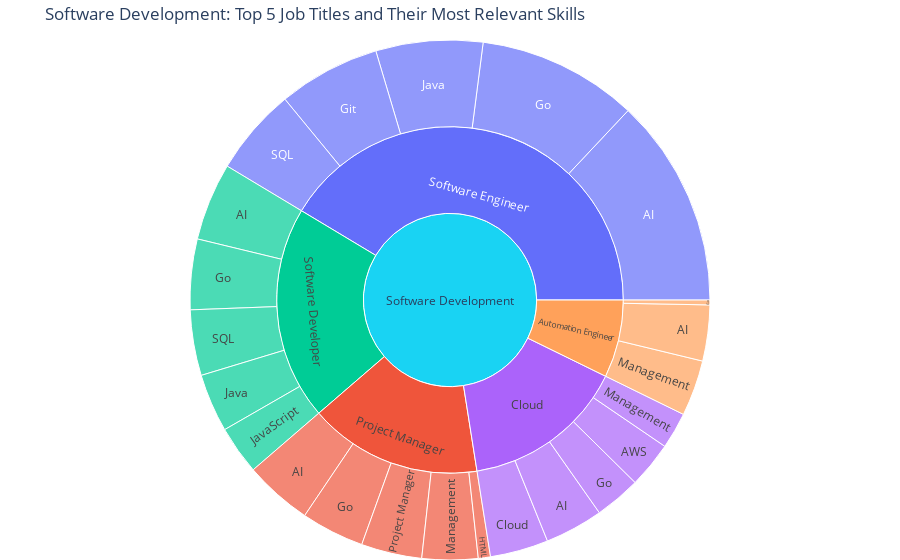

Notebook code cell kept with this figure:
### Code cell
domain = "Software Development"

top_5_jobs = all_jobs_df[all_jobs_df['domain']==domain].head(5)['Keyword'].tolist()


sunburst_data = []

for job in top_5_jobs:
    job_rows = merged_df[merged_df['job_title'].str.contains(re.escape(job), case=False, na=False)]

    # Count only within this job's descriptions
    skill_counts = {
        skill: job_rows['job_description'].str.contains(re.escape(skill), case=False, na=False).sum()
        for skill in skills_by_domain[domain]
    }

    # top 5 most relevant skills for this job
    top_skills_for_job = sorted(skill_counts.items(), key=lambda x: x[1], reverse=True)[:5]

    for skill, count in top_skills_for_job:
        if count > 0:
            sunburst_data.append({
                'Domain': domain,
                'Job Title': job,
                'Skill': skill,
                'Count': count
            })

# Convert to DataFrame
sunburst_df = pd.DataFrame(sunburst_data)

# Create sunburst: Domain to  Job Title to Skill
fig = px.sunburst(
    sunburst_df,
    path=['Domain', 'Job Title', 'Skill'],
    values='Count',
    color='Job Title',
    title=f'{domain}: Top 5 Job Titles and Their Most Relevant Skills'
)

fig.update_layout(margin=dict(t=40, l=0, r=0, b=0))
fig.show()

### Figure 1 — Plotly figure (JSON) as saved in the notebook; plotly's stock layout.template omitted (floating-point values rounded to 4 significant figures)
{"data": [{"branchvalues": "total", "customdata": [["Software Engineer"], ["Project Manager"], ["Software Developer"], ["Project Manager"], ["Cloud"], ["Automation Engineer"], ["Software Developer"], ["Software Engineer"], ["Software Developer"], ["Project Manager"], ["Software Engineer"], ["Software Developer"], ["Project Manager"], ["Cloud"], ["Automation Engineer"], ["Software Engineer"], ["Cloud"], ["Cloud"], ["Software Engineer"], ["Software Developer"], ["Project Manager"], ["Cloud"], ["Automation Engineer"], ["Automation Engineer"], ["Cloud"], ["Project Manager"], ["Software Developer"], ["Software Engineer"], ["(?)"]], "domain": {"x": [0, 1], "y": [0, 1]}, "hovertemplate": "labels=%{label}<br>Count=%{value}<br>parent=%{parent}<br>id=%{id}<br>Job Title=%{customdata[0]}<extra></extra>", "ids": ["Software Development/Software Engineer/SQL", "Software Development/Project Manager/Project Manager", "Software Development/Software Developer/SQL", "Software Development/Project Manager/Management", "Software Development/Cloud/Management", "Software Development/Automation Engineer/Management", "Software Development/Software Developer/JavaScript", "Software Development/Software Engineer/Java", "Software Development/Software Developer/Java", "Software Development/Project Manager/HTML", "Software Development/Software Engineer/Go", "Software Development/Software Developer/Go", "Software Development/Project Manager/Go", "Software Development/Cloud/Go", "Software Development/Automation Engineer/Go", "Software Development/Software Engineer/Git", "Software Development/Cloud/Cloud", "Software Development/Cloud/AWS", "Software Development/Software Engineer/AI", "Software Development/Software Developer/AI", "Software Development/Project Manager/AI", "Software Development/Cloud/AI", "Software Development/Automation Engineer/AI", "Software Development/Automation Engineer", "Software Development/Cloud", "Software Development/Project Manager", "Software Development/Software Developer", "Software Development/Software Engineer", "Software Development"], "labels": ["SQL", "Project Manager", "SQL", "Management", "Management", "Management", "JavaScript", "Java", "Java", "HTML", "Go", "Go", "Go", "Go", "Go", "Git", "Cloud", "AWS", "AI", "AI", "AI", "AI", "AI", "Automation Engineer", "Cloud", "Project Manager", "Software Developer", "Software Engineer", "Software Development"], "marker": {"colors": ["#636efa", "#EF553B", "#00cc96", "#EF553B", "#ab63fa", "#FFA15A", "#00cc96", "#636efa", "#00cc96", "#EF553B", "#636efa", "#00cc96", "#EF553B", "#ab63fa", "#FFA15A", "#636efa", "#ab63fa", "#ab63fa", "#636efa", "#00cc96", "#EF553B", "#ab63fa", "#FFA15A", "#FFA15A", "#ab63fa", "#EF553B", "#00cc96", "#636efa", "#19d3f3"]}, "name": "", "parents": ["Software Development/Software Engineer", "Software Development/Project Manager", "Software Development/Software Developer", "Software Development/Project Manager", "Software Development/Cloud", "Software Development/Automation Engineer", "Software Development/Software Developer", "Software Development/Software Engineer", "Software Development/Software Developer", "Software Development/Project Manager", "Software Development/Software Engineer", "Software Development/Software Developer", "Software Development/Project Manager", "Software Development/Cloud", "Software Development/Automation Engineer", "Software Development/Software Engineer", "Software Development/Cloud", "Software Development/Cloud", "Software Development/Software Engineer", "Software Development/Software Developer", "Software Development/Project Manager", "Software Development/Cloud", "Software Development/Automation Engineer", "Software Development", "Software Development", "Software Development", "Software Development", "Software Development", ""], "type": "sunburst", "values": [36, 25, 27, 23, 15, 23, 20, 44, 24, 5, 66, 29, 26, 19, 2, 42, 24, 19, 86, 32, 28, 24, 23, 48, 101, 107, 132, 274, 662]}], "layout": {"legend": {"tracegroupgap": 0}, "margin": {"b": 0, "l": 0, "r": 0, "t": 40}, "title": {"text": "Software Development: Top 5 Job Titles and Their Most Relevant Skills"}}}
